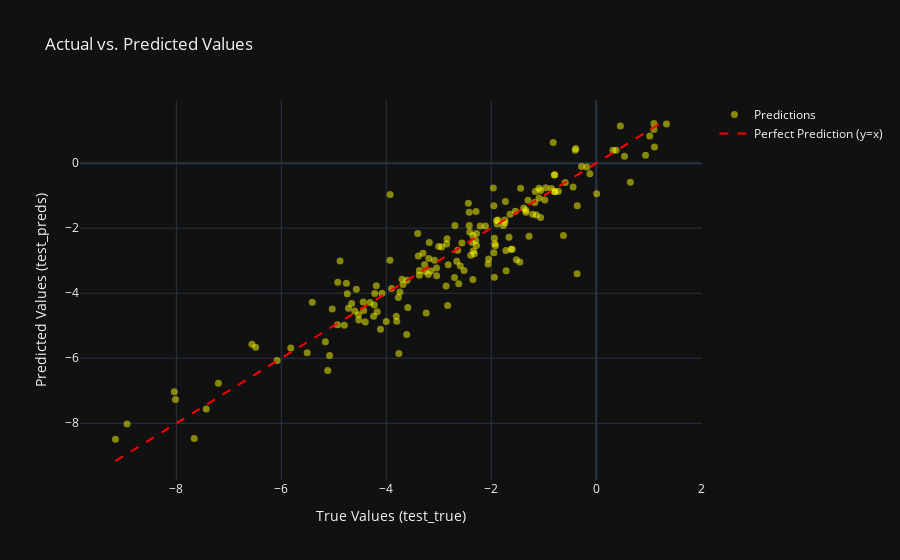

The cell this chart's notebook holds for it:
### Code cell
#############
## Testing ##
#############

_ = model.eval() 
test_loss = 0
test_preds, test_true = [], []
with torch.inference_mode(): 
    for batch in test_set:
        batch.to(device)
        X_batch = batch.x.float()
        y_batch = batch.y.float()
        
        y_preds, embedding = model(X_batch, batch.edge_index, batch.batch) # batch.batch to get the batch index
        test_loss += torch.sqrt(loss_fn(y_preds, y_batch)).item()  # Move .item() after sqrt
        
        test_true.append(y_batch.cpu().numpy())
        test_preds.append(y_preds.cpu().numpy())
        
avg_test_loss = test_loss / len(test_set)
print(f"Avg test loss: {avg_test_loss}")

#-----------
## Visualize y_preds, y_true
#-----------

import numpy as np

# Stack values from different batches into one array only, and then .squeeze() into 1D vectors
test_true = np.vstack(test_true).squeeze() 
test_preds = np.vstack(test_preds).squeeze()

import plotly.graph_objects as go

# Determine the bounds for the y=x reference line
min_val = min(test_true.min(), test_preds.min())
max_val = max(test_true.max(), test_preds.max())

fig = go.Figure()

# Add the scatter points
fig.add_trace(go.Scatter(
    x=test_true, 
    y=test_preds,
    mode='markers',
    name='Predictions',
    marker=dict(color='yellow', opacity=0.5, size=7)
))

# Add the y=x reference line
fig.add_trace(go.Scatter(
    x=[min_val, max_val], 
    y=[min_val, max_val],
    mode='lines',
    name='Perfect Prediction (y=x)',
    line=dict(color='red', dash='dash', width=2)
))

# Update appearance
fig.update_layout(
    title='Actual vs. Predicted Values',
    xaxis_title='True Values (test_true)',
    yaxis_title='Predicted Values (test_preds)',
    template='plotly_dark',
    showlegend=True
)

fig.show()

### Figure 1 — Plotly figure (JSON) as saved in the notebook; plotly's stock layout.template omitted (floating-point values rounded to 4 significant figures; data arrays with more than 128 entries replaced by an {"elided": "..."} marker saying what was removed)
{"data": [{"marker": {"color": "yellow", "opacity": 0.5, "size": 7}, "mode": "markers", "name": "Predictions", "type": "scatter", "x": {"elided": "170 float values"}, "y": {"elided": "170 float values"}}, {"line": {"color": "red", "dash": "dash", "width": 2}, "mode": "lines", "name": "Perfect Prediction (y=x)", "type": "scatter", "x": [-9.16, 1.34], "y": [-9.16, 1.34]}], "layout": {"showlegend": true, "title": {"text": "Actual vs. Predicted Values"}, "xaxis": {"title": {"text": "True Values (test_true)"}}, "yaxis": {"title": {"text": "Predicted Values (test_preds)"}}}}
